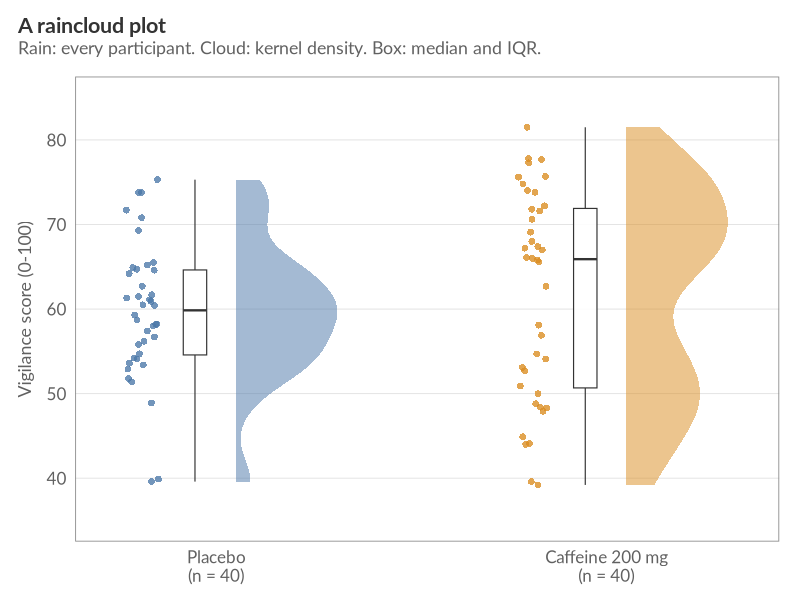
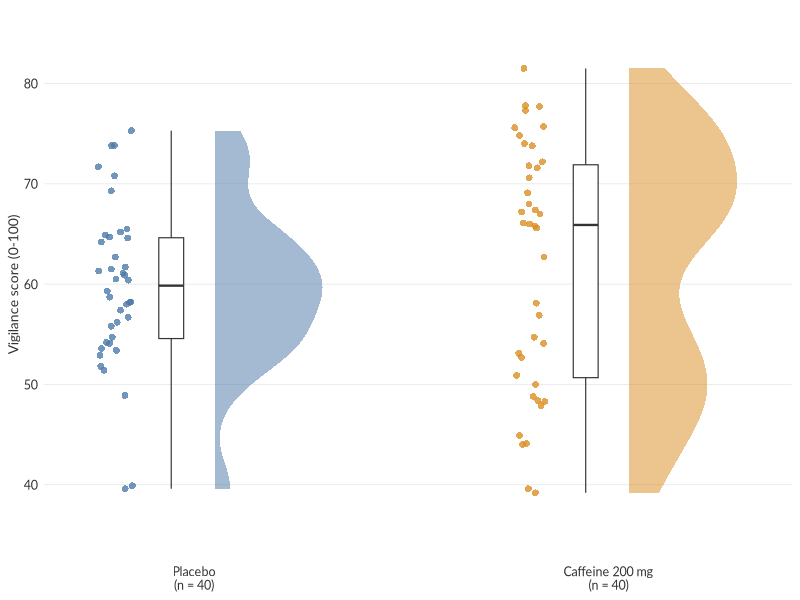
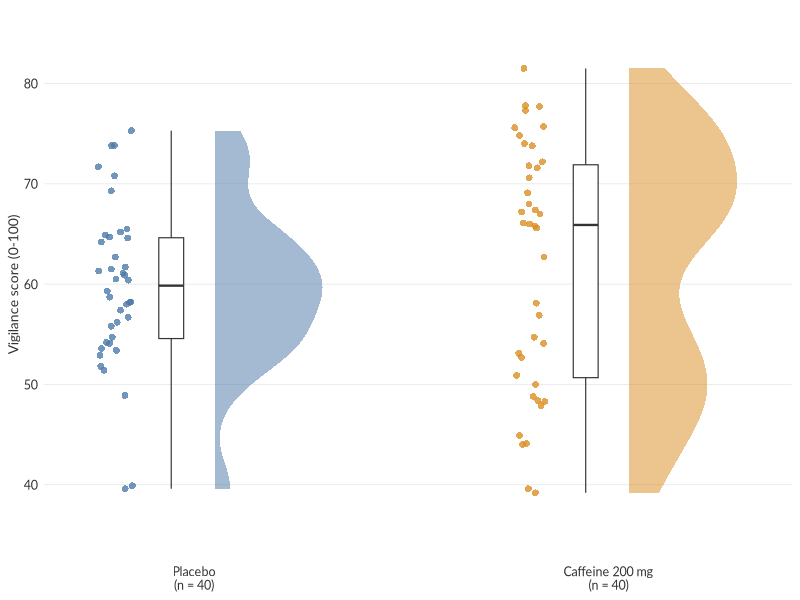
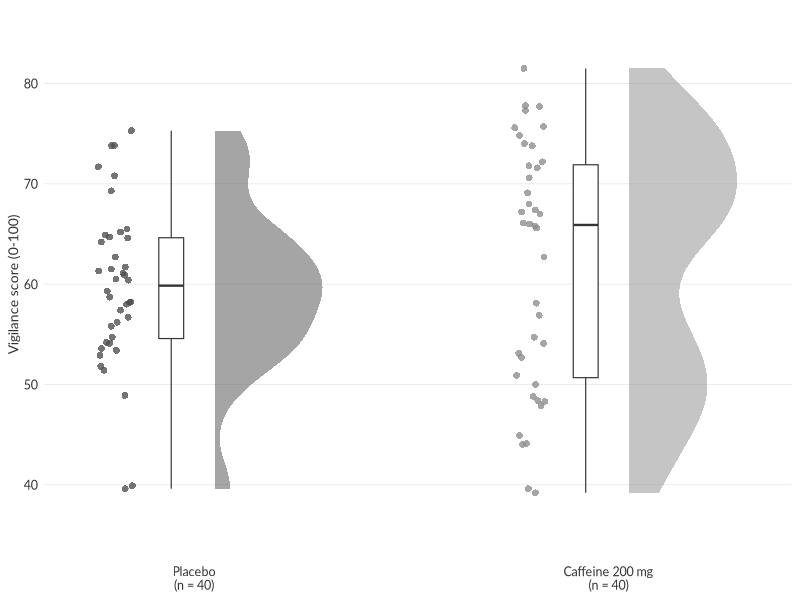

These figures' R source, in order:
# Making Figures Count: synthetic caffeine and attention example
# Generated from B_Figure_Pipeline.qmd by C_sync_scripts.R.
# To maintain this teaching pack, edit the .qmd and regenerate.
# Run from code/ with ../data/caffeine_attention.csv in place.
# Required packages: ggplot2, dplyr, readr, patchwork, ragg, systemfonts.
# Standalone final figure: no prior objects or source() calls required.

# ---- setup ----
# Packages used throughout the guide.
library(ggplot2)
library(dplyr)
library(readr)
library(patchwork)


# Use an installed font so the code also runs on another computer.
pick_font <- function(candidates = c("Lato", "Source Sans Pro", "Helvetica Neue",
                                     "Helvetica", "Arial", "sans")) {
  installed <- systemfonts::system_fonts()$family
  candidates[candidates %in% c(installed, "sans")][1]
}
ft <- pick_font()

# Read one row per participant and keep the treatment groups in this order.
dat <- read_csv("../data/caffeine_attention.csv", show_col_types = FALSE) |>
  mutate(group = factor(group, levels = c("Placebo", "Caffeine 200 mg")),
         xnum  = as.numeric(group))

# se is the standard error; ci is the half-width of a 95% t interval.
summ <- dat |>
  group_by(group) |>
  summarise(n = n(), mean = mean(vigilance), sd = sd(vigilance),
            se = sd / sqrt(n), ci = qt(0.975, n - 1) * se, .groups = "drop") |>
  mutate(xnum = as.numeric(group))

# These summaries are used in the optional results table.
descr <- dat |>
  group_by(group) |>
  summarise(n = n(), median = median(vigilance),
            q1 = quantile(vigilance, 0.25), q3 = quantile(vigilance, 0.75),
            .groups = "drop")

tt <- t.test(vigilance ~ group, data = dat)

# Reuse the same group colours in every figure.
ok <- c(Placebo = "#4B77A8", `Caffeine 200 mg` = "#D98C1F")
ink <- "grey20"; ink2 <- "grey38"; rule <- "grey88"

# Shared formatting. Change it here to apply it across the figure sequence.
make_theme_talk <- function(base_size = 11) {
  theme_minimal(base_size = base_size, base_family = ft) +
    theme(
      plot.title          = element_text(size = base_size + 1.5, face = "bold",
                                         colour = ink, margin = margin(b = 3)),
      plot.subtitle       = element_text(size = base_size - 1.2, colour = ink2,
                                         margin = margin(b = 14)),
      plot.caption        = element_text(size = base_size - 2.7, colour = ink2,
                                         hjust = 0, margin = margin(t = 12),
                                         lineheight = 1.25),
      plot.title.position = "plot",
      plot.caption.position = "plot",
      axis.title          = element_text(size = base_size - 1.2, colour = ink2),
      axis.title.y        = element_text(margin = margin(r = 9)),
      axis.title.x        = element_text(margin = margin(t = 9)),
      axis.text           = element_text(size = base_size - 1.7, colour = ink2),
      axis.ticks          = element_blank(),
      panel.grid.minor    = element_blank(),
      panel.grid.major.x  = element_blank(),
      panel.grid.major.y  = element_line(colour = rule, linewidth = 0.3),
      legend.text         = element_text(size = base_size - 1.7, colour = ink2),
      legend.key.height   = unit(11, "pt"),
      plot.margin         = margin(13, 15, 11, 13)
    )
}
theme_talk    <- make_theme_talk(11)   # figures 1-5
theme_talk_lg <- make_theme_talk(13)   # figures 6 and 6b
theme_talk_xl <- make_theme_talk(14) + # figures 7 and 8 - publication-ready
  theme(panel.border = element_rect(colour = "grey55", fill = NA, linewidth = 0.6))

# Save a PNG in figures/ using the same graphics device as the guide.
save_fig <- function(name, plot, w, h) {
  dir.create("../figures", showWarnings = FALSE)
  ggsave(file.path("../figures", name), plot, width = w, height = h,
         dpi = 320, bg = "white", device = ragg::agg_png)
  invisible(plot)
}

YL <- "Vigilance score (0-100)"

# This score range is specific to the example dataset.
score_axis <- function() scale_y_continuous(limits = c(35, 85), breaks = seq(40, 80, 10))

# ---- fig-raincloud ----
# Estimate each cloud and scale it to its own maximum width.
cloud <- dat |>
  group_by(group) |>
  group_modify(~ {
    d <- density(.x$vigilance, adjust = 0.8,
                 from = min(.x$vigilance), to = max(.x$vigilance))
    tibble(v = c(d$x[1], d$x, d$x[length(d$x)]),
           w = c(0, d$y / max(d$y), 0))
  }) |>
  ungroup() |>
  mutate(xnum = as.numeric(group))

# Horizontal offsets place the cloud, box and points beside one another.
rain_layers <- function(point_aes) list(
  geom_polygon(data = cloud, aes(x = xnum + 0.05 + w * 0.26, y = v, fill = group),
               colour = NA, alpha = 0.5),
  geom_boxplot(data = dat, aes(x = xnum - 0.055, y = vigilance, group = group),
               width = 0.06, fill = "white", alpha = 0.9, outlier.shape = NA,
               linewidth = 0.4, colour = ink),
  # height = 0 preserves scores; seed = 1 makes the jitter repeatable.
  geom_point(data = dat, point_aes, size = 2.3, alpha = 0.78, stroke = 0,
             position = position_jitter(width = 0.042, height = 0, seed = 1)),
  scale_x_continuous(breaks = 1:2, labels = paste0(levels(dat$group), "\n(n = 40)"),
                     limits = c(0.72, 2.36))
)

# Assemble the layers, labels and shared formatting.
p7 <- ggplot() +
  rain_layers(aes(x = xnum - 0.19, y = vigilance, colour = group)) +
  scale_colour_manual(values = ok, guide = "none") +
  scale_fill_manual(values = ok, guide = "none") +
  labs(x = NULL, y = YL,
       title = "A raincloud plot",
       subtitle = "Rain: every participant. Cloud: kernel density. Box: median and IQR.") +
  score_axis() +
  theme_talk_xl

save_fig("07_raincloud.png", p7, 6.2, 4.8)

# ---- fig-manuscript ----
# Keep the data layers and set text sizes for the manuscript export.
p_paper <- p7 + labs(title = NULL, subtitle = NULL) +
  theme_minimal(base_size = 10, base_family = ft) +
  theme(axis.title = element_text(size = 10, colour = ink),
        axis.text = element_text(size = 9, colour = ink),
        panel.grid.minor = element_blank(),
        panel.grid.major.x = element_blank(),
        panel.grid.major.y = element_line(colour = "grey90", linewidth = 0.25),
        plot.margin = margin(6, 6, 6, 6))
# plot = names the exact object to save; width and height are in millimetres.
ggsave("../figures/09_manuscript.png", plot = p_paper,
       width = 160, height = 125, units = "mm", dpi = 320,
       bg = "white", device = ragg::agg_png)
ggsave("../figures/09_manuscript.pdf", plot = p_paper,
       width = 160, height = 125, units = "mm", bg = "white",
       device = grDevices::cairo_pdf)
# Check whether group labels still make the figure clear without colour.
p_paper_grey <- p_paper +
  scale_colour_manual(values = c(Placebo = "grey30", `Caffeine 200 mg` = "grey55"),
                      guide = "none") +
  scale_fill_manual(values = c(Placebo = "grey30", `Caffeine 200 mg` = "grey55"),
                    guide = "none")
ggsave("../figures/09_manuscript_greyscale.png", plot = p_paper_grey,
       width = 160, height = 125, units = "mm", dpi = 320,
       bg = "white", device = ragg::agg_png)
